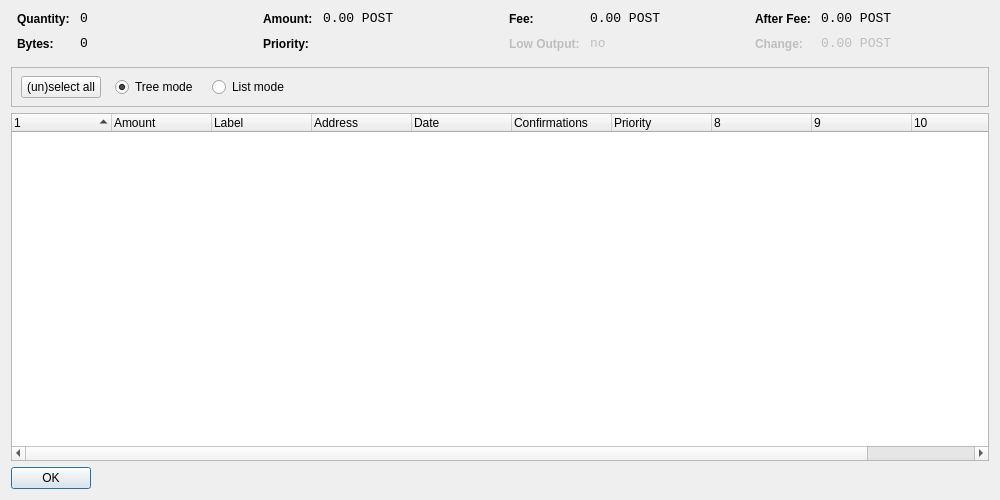
<?xml version="1.0" encoding="UTF-8"?>
<ui version="4.0">
 <class>CoinControlDialog</class>
 <widget class="QDialog" name="CoinControlDialog">
  <property name="geometry">
   <rect>
    <x>0</x>
    <y>0</y>
    <width>1000</width>
    <height>500</height>
   </rect>
  </property>
  <property name="windowTitle">
   <string>Coin Control</string>
  </property>
  <layout class="QVBoxLayout" name="verticalLayout">
   <item>
    <layout class="QHBoxLayout" name="horizontalLayoutTop" stretch="0,0,0,0">
     <property name="topMargin">
      <number>0</number>
     </property>
     <property name="bottomMargin">
      <number>10</number>
     </property>
     <item>
      <layout class="QFormLayout" name="formLayoutCoinControl1">
       <property name="horizontalSpacing">
        <number>10</number>
       </property>
       <property name="verticalSpacing">
        <number>10</number>
       </property>
       <property name="leftMargin">
        <number>6</number>
       </property>
       <property name="rightMargin">
        <number>6</number>
       </property>
       <item row="0" column="0">
        <widget class="QLabel" name="labelCoinControlQuantityText">
         <property name="styleSheet">
          <string notr="true">font-weight:bold;</string>
         </property>
         <property name="text">
          <string>Quantity:</string>
         </property>
        </widget>
       </item>
       <item row="0" column="1">
        <widget class="QLabel" name="labelCoinControlQuantity">
         <property name="font">
          <font>
           <family>Monospace</family>
           <pointsize>10</pointsize>
          </font>
         </property>
         <property name="cursor">
          <cursorShape>IBeamCursor</cursorShape>
         </property>
         <property name="contextMenuPolicy">
          <enum>Qt::ActionsContextMenu</enum>
         </property>
         <property name="text">
          <string notr="true">0</string>
         </property>
         <property name="textInteractionFlags">
          <set>Qt::LinksAccessibleByMouse|Qt::TextSelectableByKeyboard|Qt::TextSelectableByMouse</set>
         </property>
        </widget>
       </item>
       <item row="1" column="0">
        <widget class="QLabel" name="labelCoinControlBytesText">
         <property name="styleSheet">
          <string notr="true">font-weight:bold;</string>
         </property>
         <property name="text">
          <string>Bytes:</string>
         </property>
        </widget>
       </item>
       <item row="1" column="1">
        <widget class="QLabel" name="labelCoinControlBytes">
         <property name="font">
          <font>
           <family>Monospace</family>
           <pointsize>10</pointsize>
          </font>
         </property>
         <property name="cursor">
          <cursorShape>IBeamCursor</cursorShape>
         </property>
         <property name="contextMenuPolicy">
          <enum>Qt::ActionsContextMenu</enum>
         </property>
         <property name="text">
          <string notr="true">0</string>
         </property>
         <property name="textInteractionFlags">
          <set>Qt::LinksAccessibleByMouse|Qt::TextSelectableByKeyboard|Qt::TextSelectableByMouse</set>
         </property>
        </widget>
       </item>
      </layout>
     </item>
     <item>
      <layout class="QFormLayout" name="formLayoutCoinControl2">
       <property name="horizontalSpacing">
        <number>10</number>
       </property>
       <property name="verticalSpacing">
        <number>10</number>
       </property>
       <property name="leftMargin">
        <number>6</number>
       </property>
       <property name="rightMargin">
        <number>6</number>
       </property>
       <item row="0" column="0">
        <widget class="QLabel" name="labelCoinControlAmountText">
         <property name="styleSheet">
          <string notr="true">font-weight:bold;</string>
         </property>
         <property name="text">
          <string>Amount:</string>
         </property>
        </widget>
       </item>
       <item row="0" column="1">
        <widget class="QLabel" name="labelCoinControlAmount">
         <property name="font">
          <font>
           <family>Monospace</family>
           <pointsize>10</pointsize>
          </font>
         </property>
         <property name="cursor">
          <cursorShape>IBeamCursor</cursorShape>
         </property>
         <property name="contextMenuPolicy">
          <enum>Qt::ActionsContextMenu</enum>
         </property>
         <property name="text">
          <string notr="true">0.00 POST</string>
         </property>
         <property name="textInteractionFlags">
          <set>Qt::LinksAccessibleByMouse|Qt::TextSelectableByKeyboard|Qt::TextSelectableByMouse</set>
         </property>
        </widget>
       </item>
       <item row="1" column="0">
        <widget class="QLabel" name="labelCoinControlPriorityText">
         <property name="styleSheet">
          <string notr="true">font-weight:bold;</string>
         </property>
         <property name="text">
          <string>Priority:</string>
         </property>
        </widget>
       </item>
       <item row="1" column="1">
        <widget class="QLabel" name="labelCoinControlPriority">
         <property name="font">
          <font>
           <family>Monospace</family>
           <pointsize>10</pointsize>
          </font>
         </property>
         <property name="cursor">
          <cursorShape>IBeamCursor</cursorShape>
         </property>
         <property name="contextMenuPolicy">
          <enum>Qt::ActionsContextMenu</enum>
         </property>
         <property name="text">
          <string/>
         </property>
         <property name="textInteractionFlags">
          <set>Qt::LinksAccessibleByMouse|Qt::TextSelectableByKeyboard|Qt::TextSelectableByMouse</set>
         </property>
        </widget>
       </item>
      </layout>
     </item>
     <item>
      <layout class="QFormLayout" name="formLayoutCoinControl3">
       <property name="horizontalSpacing">
        <number>10</number>
       </property>
       <property name="verticalSpacing">
        <number>10</number>
       </property>
       <property name="leftMargin">
        <number>6</number>
       </property>
       <property name="rightMargin">
        <number>6</number>
       </property>
       <item row="0" column="0">
        <widget class="QLabel" name="labelCoinControlFeeText">
         <property name="styleSheet">
          <string notr="true">font-weight:bold;</string>
         </property>
         <property name="text">
          <string>Fee:</string>
         </property>
        </widget>
       </item>
       <item row="0" column="1">
        <widget class="QLabel" name="labelCoinControlFee">
         <property name="font">
          <font>
           <family>Monospace</family>
           <pointsize>10</pointsize>
          </font>
         </property>
         <property name="cursor">
          <cursorShape>IBeamCursor</cursorShape>
         </property>
         <property name="contextMenuPolicy">
          <enum>Qt::ActionsContextMenu</enum>
         </property>
         <property name="text">
          <string notr="true">0.00 POST</string>
         </property>
         <property name="textInteractionFlags">
          <set>Qt::LinksAccessibleByMouse|Qt::TextSelectableByKeyboard|Qt::TextSelectableByMouse</set>
         </property>
        </widget>
       </item>
       <item row="1" column="0">
        <widget class="QLabel" name="labelCoinControlLowOutputText">
         <property name="enabled">
          <bool>false</bool>
         </property>
         <property name="styleSheet">
          <string notr="true">font-weight:bold;</string>
         </property>
         <property name="text">
          <string>Low Output:</string>
         </property>
        </widget>
       </item>
       <item row="1" column="1">
        <widget class="QLabel" name="labelCoinControlLowOutput">
         <property name="enabled">
          <bool>false</bool>
         </property>
         <property name="font">
          <font>
           <family>Monospace</family>
           <pointsize>10</pointsize>
          </font>
         </property>
         <property name="cursor">
          <cursorShape>IBeamCursor</cursorShape>
         </property>
         <property name="contextMenuPolicy">
          <enum>Qt::ActionsContextMenu</enum>
         </property>
         <property name="text">
          <string notr="true">no</string>
         </property>
         <property name="textInteractionFlags">
          <set>Qt::LinksAccessibleByMouse|Qt::TextSelectableByKeyboard|Qt::TextSelectableByMouse</set>
         </property>
        </widget>
       </item>
      </layout>
     </item>
     <item>
      <layout class="QFormLayout" name="formLayoutCoinControl4">
       <property name="horizontalSpacing">
        <number>10</number>
       </property>
       <property name="verticalSpacing">
        <number>10</number>
       </property>
       <property name="leftMargin">
        <number>6</number>
       </property>
       <property name="rightMargin">
        <number>6</number>
       </property>
       <item row="0" column="0">
        <widget class="QLabel" name="labelCoinControlAfterFeeText">
         <property name="styleSheet">
          <string notr="true">font-weight:bold;</string>
         </property>
         <property name="text">
          <string>After Fee:</string>
         </property>
        </widget>
       </item>
       <item row="0" column="1">
        <widget class="QLabel" name="labelCoinControlAfterFee">
         <property name="font">
          <font>
           <family>Monospace</family>
           <pointsize>10</pointsize>
          </font>
         </property>
         <property name="cursor">
          <cursorShape>IBeamCursor</cursorShape>
         </property>
         <property name="contextMenuPolicy">
          <enum>Qt::ActionsContextMenu</enum>
         </property>
         <property name="text">
          <string notr="true">0.00 POST</string>
         </property>
         <property name="textInteractionFlags">
          <set>Qt::LinksAccessibleByMouse|Qt::TextSelectableByKeyboard|Qt::TextSelectableByMouse</set>
         </property>
        </widget>
       </item>
       <item row="1" column="0">
        <widget class="QLabel" name="labelCoinControlChangeText">
         <property name="enabled">
          <bool>false</bool>
         </property>
         <property name="styleSheet">
          <string notr="true">font-weight:bold;</string>
         </property>
         <property name="text">
          <string>Change:</string>
         </property>
        </widget>
       </item>
       <item row="1" column="1">
        <widget class="QLabel" name="labelCoinControlChange">
         <property name="enabled">
          <bool>false</bool>
         </property>
         <property name="font">
          <font>
           <family>Monospace</family>
           <pointsize>10</pointsize>
          </font>
         </property>
         <property name="cursor">
          <cursorShape>IBeamCursor</cursorShape>
         </property>
         <property name="contextMenuPolicy">
          <enum>Qt::ActionsContextMenu</enum>
         </property>
         <property name="text">
          <string notr="true">0.00 POST</string>
         </property>
         <property name="textInteractionFlags">
          <set>Qt::LinksAccessibleByMouse|Qt::TextSelectableByKeyboard|Qt::TextSelectableByMouse</set>
         </property>
        </widget>
       </item>
      </layout>
     </item>
    </layout>
   </item>
   <item>
    <widget class="QFrame" name="frame">
     <property name="minimumSize">
      <size>
       <width>0</width>
       <height>40</height>
      </size>
     </property>
     <property name="frameShape">
      <enum>QFrame::StyledPanel</enum>
     </property>
     <property name="frameShadow">
      <enum>QFrame::Sunken</enum>
     </property>
     <widget class="QWidget" name="horizontalLayoutWidget">
      <property name="geometry">
       <rect>
        <x>10</x>
        <y>0</y>
        <width>781</width>
        <height>41</height>
       </rect>
      </property>
      <layout class="QHBoxLayout" name="horizontalLayoutPanel" stretch="0,0,0,0">
       <property name="spacing">
        <number>14</number>
       </property>
       <item>
        <widget class="QPushButton" name="pushButtonSelectAll">
         <property name="sizePolicy">
          <sizepolicy hsizetype="Maximum" vsizetype="Fixed">
           <horstretch>0</horstretch>
           <verstretch>0</verstretch>
          </sizepolicy>
         </property>
         <property name="text">
          <string>(un)select all</string>
         </property>
        </widget>
       </item>
       <item>
        <widget class="QRadioButton" name="radioTreeMode">
         <property name="sizePolicy">
          <sizepolicy hsizetype="Maximum" vsizetype="Fixed">
           <horstretch>0</horstretch>
           <verstretch>0</verstretch>
          </sizepolicy>
         </property>
         <property name="text">
          <string>Tree mode</string>
         </property>
         <property name="checked">
          <bool>true</bool>
         </property>
        </widget>
       </item>
       <item>
        <widget class="QRadioButton" name="radioListMode">
         <property name="sizePolicy">
          <sizepolicy hsizetype="Maximum" vsizetype="Fixed">
           <horstretch>0</horstretch>
           <verstretch>0</verstretch>
          </sizepolicy>
         </property>
         <property name="text">
          <string>List mode</string>
         </property>
        </widget>
       </item>
       <item>
        <spacer name="horizontalSpacer">
         <property name="orientation">
          <enum>Qt::Horizontal</enum>
         </property>
         <property name="sizeHint" stdset="0">
          <size>
           <width>40</width>
           <height>20</height>
          </size>
         </property>
        </spacer>
       </item>
      </layout>
     </widget>
    </widget>
   </item>
   <item>
    <widget class="CoinControlTreeWidget" name="treeWidget">
     <property name="contextMenuPolicy">
      <enum>Qt::CustomContextMenu</enum>
     </property>
     <property name="sortingEnabled">
      <bool>false</bool>
     </property>
     <property name="columnCount">
      <number>11</number>
     </property>
     <attribute name="headerShowSortIndicator" stdset="0">
      <bool>true</bool>
     </attribute>
     <attribute name="headerStretchLastSection">
      <bool>false</bool>
     </attribute>
     <column>
      <property name="text">
       <string/>
      </property>
     </column>
     <column>
      <property name="text">
       <string>Amount</string>
      </property>
     </column>
     <column>
      <property name="text">
       <string>Label</string>
      </property>
     </column>
     <column>
      <property name="text">
       <string>Address</string>
      </property>
     </column>
     <column>
      <property name="text">
       <string>Date</string>
      </property>
     </column>
     <column>
      <property name="text">
       <string>Confirmations</string>
      </property>
      <property name="toolTip">
       <string>Confirmed</string>
      </property>
     </column>
     <column>
      <property name="text">
       <string>Priority</string>
      </property>
     </column>
     <column>
      <property name="text">
       <string/>
      </property>
     </column>
     <column>
      <property name="text">
       <string/>
      </property>
     </column>
     <column>
      <property name="text">
       <string/>
      </property>
     </column>
     <column>
      <property name="text">
       <string/>
      </property>
     </column>
    </widget>
   </item>
   <item>
    <widget class="QDialogButtonBox" name="buttonBox">
     <property name="sizePolicy">
      <sizepolicy hsizetype="Maximum" vsizetype="Fixed">
       <horstretch>0</horstretch>
       <verstretch>0</verstretch>
      </sizepolicy>
     </property>
     <property name="orientation">
      <enum>Qt::Horizontal</enum>
     </property>
     <property name="standardButtons">
      <set>QDialogButtonBox::Ok</set>
     </property>
    </widget>
   </item>
  </layout>
 </widget>
 <customwidgets>
  <customwidget>
   <class>CoinControlTreeWidget</class>
   <extends>QTreeWidget</extends>
   <header>coincontroltreewidget.h</header>
  </customwidget>
 </customwidgets>
 <resources/>
 <connections/>
</ui>
